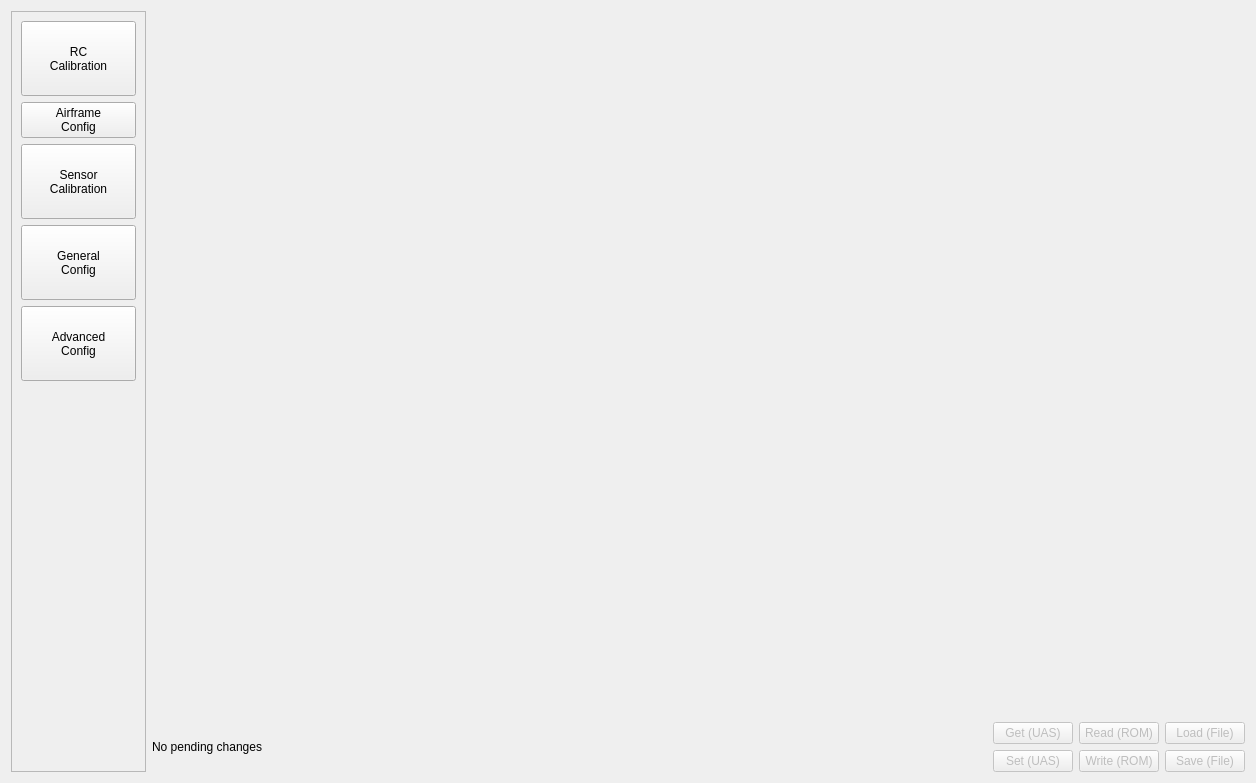
<?xml version="1.0" encoding="UTF-8"?>
<ui version="4.0">
 <class>QGCVehicleConfig</class>
 <widget class="QWidget" name="QGCVehicleConfig">
  <property name="geometry">
   <rect>
    <x>0</x>
    <y>0</y>
    <width>1256</width>
    <height>783</height>
   </rect>
  </property>
  <property name="sizePolicy">
   <sizepolicy hsizetype="Expanding" vsizetype="Expanding">
    <horstretch>0</horstretch>
    <verstretch>0</verstretch>
   </sizepolicy>
  </property>
  <property name="windowTitle">
   <string>Form</string>
  </property>
  <layout class="QHBoxLayout" name="horizontalLayout_11">
   <item>
    <widget class="QScrollArea" name="scrollArea_6">
     <property name="minimumSize">
      <size>
       <width>135</width>
       <height>0</height>
      </size>
     </property>
     <property name="maximumSize">
      <size>
       <width>135</width>
       <height>16777215</height>
      </size>
     </property>
     <property name="widgetResizable">
      <bool>true</bool>
     </property>
     <widget class="QWidget" name="scrollAreaWidgetContents_3">
      <property name="geometry">
       <rect>
        <x>0</x>
        <y>0</y>
        <width>133</width>
        <height>757</height>
       </rect>
      </property>
      <layout class="QVBoxLayout" name="verticalLayout_12">
       <item>
        <layout class="QVBoxLayout" name="navBarLayout">
         <property name="sizeConstraint">
          <enum>QLayout::SetMinAndMaxSize</enum>
         </property>
         <item>
          <widget class="QPushButton" name="rcMenuButton">
           <property name="minimumSize">
            <size>
             <width>100</width>
             <height>75</height>
            </size>
           </property>
           <property name="maximumSize">
            <size>
             <width>16777215</width>
             <height>16777215</height>
            </size>
           </property>
           <property name="text">
            <string>RC
Calibration</string>
           </property>
          </widget>
         </item>
         <item>
          <widget class="QPushButton" name="airframeMenuButton">
           <property name="text">
            <string>Airframe
Config</string>
           </property>
          </widget>
         </item>
         <item>
          <widget class="QPushButton" name="sensorMenuButton">
           <property name="minimumSize">
            <size>
             <width>100</width>
             <height>75</height>
            </size>
           </property>
           <property name="text">
            <string>Sensor
Calibration</string>
           </property>
          </widget>
         </item>
         <item>
          <widget class="QPushButton" name="generalMenuButton">
           <property name="minimumSize">
            <size>
             <width>100</width>
             <height>75</height>
            </size>
           </property>
           <property name="text">
            <string>General
Config</string>
           </property>
          </widget>
         </item>
         <item>
          <widget class="QPushButton" name="advancedMenuButton">
           <property name="minimumSize">
            <size>
             <width>100</width>
             <height>75</height>
            </size>
           </property>
           <property name="text">
            <string>Advanced
Config</string>
           </property>
          </widget>
         </item>
         <item>
          <spacer name="verticalSpacer_2">
           <property name="orientation">
            <enum>Qt::Vertical</enum>
           </property>
           <property name="sizeHint" stdset="0">
            <size>
             <width>20</width>
             <height>40</height>
            </size>
           </property>
          </spacer>
         </item>
        </layout>
       </item>
      </layout>
     </widget>
    </widget>
   </item>
   <item>
    <layout class="QVBoxLayout" name="verticalLayout">
     <item>
      <widget class="QStackedWidget" name="stackedWidget">
       <property name="currentIndex">
        <number>4</number>
       </property>
       <widget class="QWidget" name="rcTab">
        <layout class="QVBoxLayout" name="verticalLayout_17">
         <item>
          <widget class="QLabel" name="label_4">
           <property name="text">
            <string>RC Calibration</string>
           </property>
          </widget>
         </item>
         <item>
          <layout class="QHBoxLayout" name="horizontalLayout_17">
           <item>
            <widget class="QCheckBox" name="advancedCheckBox">
             <property name="text">
              <string>Advanced</string>
             </property>
            </widget>
           </item>
           <item>
            <spacer name="horizontalSpacer_18">
             <property name="orientation">
              <enum>Qt::Horizontal</enum>
             </property>
             <property name="sizeHint" stdset="0">
              <size>
               <width>40</width>
               <height>20</height>
              </size>
             </property>
            </spacer>
           </item>
          </layout>
         </item>
         <item>
          <layout class="QHBoxLayout" name="horizontalLayout_16">
           <item>
            <widget class="QGroupBox" name="advancedGroupBox">
             <property name="title">
              <string>Advanced</string>
             </property>
             <layout class="QVBoxLayout" name="verticalLayout_16">
              <item>
               <layout class="QHBoxLayout" name="horizontalLayout">
                <item>
                 <widget class="QComboBox" name="rcTypeComboBox">
                  <property name="enabled">
                   <bool>false</bool>
                  </property>
                  <property name="editable">
                   <bool>false</bool>
                  </property>
                  <item>
                   <property name="text">
                    <string>Select transmitter model</string>
                   </property>
                  </item>
                 </widget>
                </item>
                <item>
                 <widget class="QComboBox" name="rcModeComboBox">
                  <property name="enabled">
                   <bool>true</bool>
                  </property>
                  <item>
                   <property name="text">
                    <string>Mode 1</string>
                   </property>
                  </item>
                  <item>
                   <property name="text">
                    <string>Mode 2</string>
                   </property>
                  </item>
                  <item>
                   <property name="text">
                    <string>Mode 3</string>
                   </property>
                  </item>
                  <item>
                   <property name="text">
                    <string>Mode 4</string>
                   </property>
                  </item>
                 </widget>
                </item>
               </layout>
              </item>
              <item>
               <layout class="QGridLayout" name="gridLayout_2">
                <item row="2" column="1">
                 <widget class="QLabel" name="chanLabel_3">
                  <property name="text">
                   <string>0000</string>
                  </property>
                  <property name="alignment">
                   <set>Qt::AlignCenter</set>
                  </property>
                 </widget>
                </item>
                <item row="3" column="7">
                 <widget class="QCheckBox" name="invertCheckBox_8">
                  <property name="text">
                   <string>Invert</string>
                  </property>
                 </widget>
                </item>
                <item row="1" column="4">
                 <spacer name="horizontalSpacer_2">
                  <property name="orientation">
                   <enum>Qt::Horizontal</enum>
                  </property>
                  <property name="sizeHint" stdset="0">
                   <size>
                    <width>40</width>
                    <height>20</height>
                   </size>
                  </property>
                 </spacer>
                </item>
                <item row="2" column="0">
                 <widget class="QLabel" name="chanName_3">
                  <property name="text">
                   <string>Yaw / Rudder</string>
                  </property>
                 </widget>
                </item>
                <item row="0" column="6">
                 <widget class="QLabel" name="chanLabel_5">
                  <property name="text">
                   <string>0000</string>
                  </property>
                  <property name="alignment">
                   <set>Qt::AlignCenter</set>
                  </property>
                 </widget>
                </item>
                <item row="0" column="4">
                 <spacer name="horizontalSpacer">
                  <property name="orientation">
                   <enum>Qt::Horizontal</enum>
                  </property>
                  <property name="sizeHint" stdset="0">
                   <size>
                    <width>40</width>
                    <height>20</height>
                   </size>
                  </property>
                 </spacer>
                </item>
                <item row="0" column="7">
                 <widget class="QCheckBox" name="invertCheckBox_5">
                  <property name="text">
                   <string>Invert</string>
                  </property>
                 </widget>
                </item>
                <item row="0" column="2">
                 <widget class="QCheckBox" name="invertCheckBox">
                  <property name="text">
                   <string>Invert</string>
                  </property>
                 </widget>
                </item>
                <item row="2" column="8">
                 <widget class="QSpinBox" name="aux2SpinBox">
                  <property name="enabled">
                   <bool>false</bool>
                  </property>
                  <property name="minimum">
                   <number>1</number>
                  </property>
                  <property name="maximum">
                   <number>8</number>
                  </property>
                 </widget>
                </item>
                <item row="2" column="6">
                 <widget class="QLabel" name="chanLabel_7">
                  <property name="text">
                   <string>0000</string>
                  </property>
                  <property name="alignment">
                   <set>Qt::AlignCenter</set>
                  </property>
                 </widget>
                </item>
                <item row="1" column="1">
                 <widget class="QLabel" name="chanLabel_2">
                  <property name="text">
                   <string>0000</string>
                  </property>
                  <property name="alignment">
                   <set>Qt::AlignCenter</set>
                  </property>
                 </widget>
                </item>
                <item row="1" column="0">
                 <widget class="QLabel" name="chanName_2">
                  <property name="text">
                   <string>Pitch / Elevator</string>
                  </property>
                 </widget>
                </item>
                <item row="0" column="1">
                 <widget class="QLabel" name="chanLabel">
                  <property name="text">
                   <string>0000</string>
                  </property>
                  <property name="alignment">
                   <set>Qt::AlignCenter</set>
                  </property>
                 </widget>
                </item>
                <item row="2" column="5">
                 <widget class="QLabel" name="chanName_7">
                  <property name="text">
                   <string>Aux 2</string>
                  </property>
                 </widget>
                </item>
                <item row="2" column="4">
                 <spacer name="horizontalSpacer_3">
                  <property name="orientation">
                   <enum>Qt::Horizontal</enum>
                  </property>
                  <property name="sizeHint" stdset="0">
                   <size>
                    <width>40</width>
                    <height>20</height>
                   </size>
                  </property>
                 </spacer>
                </item>
                <item row="3" column="6">
                 <widget class="QLabel" name="chanLabel_8">
                  <property name="text">
                   <string>0000</string>
                  </property>
                  <property name="alignment">
                   <set>Qt::AlignCenter</set>
                  </property>
                 </widget>
                </item>
                <item row="2" column="2">
                 <widget class="QCheckBox" name="invertCheckBox_3">
                  <property name="text">
                   <string>Invert</string>
                  </property>
                 </widget>
                </item>
                <item row="3" column="8">
                 <widget class="QSpinBox" name="aux3SpinBox">
                  <property name="enabled">
                   <bool>false</bool>
                  </property>
                  <property name="minimum">
                   <number>1</number>
                  </property>
                  <property name="maximum">
                   <number>8</number>
                  </property>
                 </widget>
                </item>
                <item row="3" column="4">
                 <spacer name="horizontalSpacer_4">
                  <property name="orientation">
                   <enum>Qt::Horizontal</enum>
                  </property>
                  <property name="sizeHint" stdset="0">
                   <size>
                    <width>40</width>
                    <height>20</height>
                   </size>
                  </property>
                 </spacer>
                </item>
                <item row="3" column="0">
                 <widget class="QLabel" name="chanName_4">
                  <property name="text">
                   <string>Throttle</string>
                  </property>
                 </widget>
                </item>
                <item row="2" column="7">
                 <widget class="QCheckBox" name="invertCheckBox_7">
                  <property name="text">
                   <string>Invert</string>
                  </property>
                 </widget>
                </item>
                <item row="2" column="3">
                 <widget class="QSpinBox" name="yawSpinBox">
                  <property name="enabled">
                   <bool>false</bool>
                  </property>
                  <property name="minimum">
                   <number>1</number>
                  </property>
                  <property name="maximum">
                   <number>8</number>
                  </property>
                 </widget>
                </item>
                <item row="3" column="3">
                 <widget class="QSpinBox" name="throttleSpinBox">
                  <property name="enabled">
                   <bool>false</bool>
                  </property>
                  <property name="minimum">
                   <number>1</number>
                  </property>
                  <property name="maximum">
                   <number>8</number>
                  </property>
                 </widget>
                </item>
                <item row="0" column="5">
                 <widget class="QLabel" name="chanName_5">
                  <property name="text">
                   <string>Mode Switch</string>
                  </property>
                 </widget>
                </item>
                <item row="3" column="1">
                 <widget class="QLabel" name="chanLabel_4">
                  <property name="text">
                   <string>0000</string>
                  </property>
                  <property name="alignment">
                   <set>Qt::AlignCenter</set>
                  </property>
                 </widget>
                </item>
                <item row="1" column="3">
                 <widget class="QSpinBox" name="pitchSpinBox">
                  <property name="enabled">
                   <bool>false</bool>
                  </property>
                  <property name="minimum">
                   <number>1</number>
                  </property>
                  <property name="maximum">
                   <number>8</number>
                  </property>
                 </widget>
                </item>
                <item row="1" column="8">
                 <widget class="QSpinBox" name="aux1SpinBox">
                  <property name="enabled">
                   <bool>false</bool>
                  </property>
                  <property name="minimum">
                   <number>1</number>
                  </property>
                  <property name="maximum">
                   <number>8</number>
                  </property>
                 </widget>
                </item>
                <item row="1" column="5">
                 <widget class="QLabel" name="chanName_6">
                  <property name="text">
                   <string>Aux 1</string>
                  </property>
                 </widget>
                </item>
                <item row="0" column="3">
                 <widget class="QSpinBox" name="rollSpinBox">
                  <property name="enabled">
                   <bool>false</bool>
                  </property>
                  <property name="minimum">
                   <number>1</number>
                  </property>
                  <property name="maximum">
                   <number>8</number>
                  </property>
                 </widget>
                </item>
                <item row="1" column="6">
                 <widget class="QLabel" name="chanLabel_6">
                  <property name="text">
                   <string>0000</string>
                  </property>
                  <property name="alignment">
                   <set>Qt::AlignCenter</set>
                  </property>
                 </widget>
                </item>
                <item row="3" column="5">
                 <widget class="QLabel" name="chanName_8">
                  <property name="text">
                   <string>Aux 3</string>
                  </property>
                 </widget>
                </item>
                <item row="1" column="7">
                 <widget class="QCheckBox" name="invertCheckBox_6">
                  <property name="text">
                   <string>Invert</string>
                  </property>
                 </widget>
                </item>
                <item row="0" column="8">
                 <widget class="QSpinBox" name="modeSpinBox">
                  <property name="enabled">
                   <bool>false</bool>
                  </property>
                  <property name="minimum">
                   <number>1</number>
                  </property>
                  <property name="maximum">
                   <number>8</number>
                  </property>
                 </widget>
                </item>
                <item row="3" column="2">
                 <widget class="QCheckBox" name="invertCheckBox_4">
                  <property name="text">
                   <string>Invert</string>
                  </property>
                 </widget>
                </item>
                <item row="1" column="2">
                 <widget class="QCheckBox" name="invertCheckBox_2">
                  <property name="text">
                   <string>Invert</string>
                  </property>
                 </widget>
                </item>
                <item row="0" column="0">
                 <widget class="QLabel" name="chanName">
                  <property name="text">
                   <string>Roll / Ailerons</string>
                  </property>
                 </widget>
                </item>
               </layout>
              </item>
             </layout>
            </widget>
           </item>
           <item>
            <spacer name="horizontalSpacer_17">
             <property name="orientation">
              <enum>Qt::Horizontal</enum>
             </property>
             <property name="sizeHint" stdset="0">
              <size>
               <width>40</width>
               <height>20</height>
              </size>
             </property>
            </spacer>
           </item>
          </layout>
         </item>
         <item>
          <layout class="QHBoxLayout" name="horizontalLayout_14" stretch="0,1">
           <item>
            <layout class="QVBoxLayout" name="verticalLayout_15">
             <property name="sizeConstraint">
              <enum>QLayout::SetMinAndMaxSize</enum>
             </property>
             <item>
              <layout class="QHBoxLayout" name="horizontalLayout_10">
               <item>
                <widget class="QGCRadioChannelDisplay" name="rollWidget" native="true">
                 <property name="minimumSize">
                  <size>
                   <width>250</width>
                   <height>40</height>
                  </size>
                 </property>
                 <property name="maximumSize">
                  <size>
                   <width>250</width>
                   <height>40</height>
                  </size>
                 </property>
                </widget>
               </item>
               <item>
                <spacer name="horizontalSpacer_6">
                 <property name="orientation">
                  <enum>Qt::Horizontal</enum>
                 </property>
                 <property name="sizeHint" stdset="0">
                  <size>
                   <width>40</width>
                   <height>20</height>
                  </size>
                 </property>
                </spacer>
               </item>
              </layout>
             </item>
             <item>
              <layout class="QHBoxLayout" name="horizontalLayout_13" stretch="2,1,2,2,2,0">
               <item>
                <spacer name="horizontalSpacer_12">
                 <property name="orientation">
                  <enum>Qt::Horizontal</enum>
                 </property>
                 <property name="sizeHint" stdset="0">
                  <size>
                   <width>40</width>
                   <height>20</height>
                  </size>
                 </property>
                </spacer>
               </item>
               <item>
                <widget class="QGCRadioChannelDisplay" name="pitchWidget" native="true">
                 <property name="minimumSize">
                  <size>
                   <width>50</width>
                   <height>200</height>
                  </size>
                 </property>
                 <property name="maximumSize">
                  <size>
                   <width>50</width>
                   <height>200</height>
                  </size>
                 </property>
                </widget>
               </item>
               <item>
                <spacer name="horizontalSpacer_11">
                 <property name="orientation">
                  <enum>Qt::Horizontal</enum>
                 </property>
                 <property name="sizeHint" stdset="0">
                  <size>
                   <width>250</width>
                   <height>20</height>
                  </size>
                 </property>
                </spacer>
               </item>
               <item>
                <widget class="QGCRadioChannelDisplay" name="throttleWidget" native="true">
                 <property name="minimumSize">
                  <size>
                   <width>50</width>
                   <height>200</height>
                  </size>
                 </property>
                 <property name="maximumSize">
                  <size>
                   <width>50</width>
                   <height>200</height>
                  </size>
                 </property>
                </widget>
               </item>
               <item>
                <spacer name="horizontalSpacer_10">
                 <property name="orientation">
                  <enum>Qt::Horizontal</enum>
                 </property>
                 <property name="sizeHint" stdset="0">
                  <size>
                   <width>40</width>
                   <height>20</height>
                  </size>
                 </property>
                </spacer>
               </item>
               <item>
                <layout class="QVBoxLayout" name="verticalLayout_6">
                 <item>
                  <widget class="QGCRadioChannelDisplay" name="radio5Widget" native="true">
                   <property name="minimumSize">
                    <size>
                     <width>250</width>
                     <height>40</height>
                    </size>
                   </property>
                   <property name="maximumSize">
                    <size>
                     <width>250</width>
                     <height>40</height>
                    </size>
                   </property>
                  </widget>
                 </item>
                 <item>
                  <widget class="QGCRadioChannelDisplay" name="radio6Widget" native="true">
                   <property name="minimumSize">
                    <size>
                     <width>250</width>
                     <height>40</height>
                    </size>
                   </property>
                   <property name="maximumSize">
                    <size>
                     <width>250</width>
                     <height>40</height>
                    </size>
                   </property>
                  </widget>
                 </item>
                 <item>
                  <widget class="QGCRadioChannelDisplay" name="radio7Widget" native="true">
                   <property name="minimumSize">
                    <size>
                     <width>250</width>
                     <height>40</height>
                    </size>
                   </property>
                   <property name="maximumSize">
                    <size>
                     <width>250</width>
                     <height>40</height>
                    </size>
                   </property>
                  </widget>
                 </item>
                 <item>
                  <widget class="QGCRadioChannelDisplay" name="radio8Widget" native="true">
                   <property name="minimumSize">
                    <size>
                     <width>250</width>
                     <height>40</height>
                    </size>
                   </property>
                   <property name="maximumSize">
                    <size>
                     <width>250</width>
                     <height>40</height>
                    </size>
                   </property>
                  </widget>
                 </item>
                </layout>
               </item>
              </layout>
             </item>
             <item>
              <layout class="QHBoxLayout" name="horizontalLayout_12">
               <item>
                <widget class="QGCRadioChannelDisplay" name="yawWidget" native="true">
                 <property name="minimumSize">
                  <size>
                   <width>250</width>
                   <height>40</height>
                  </size>
                 </property>
                 <property name="maximumSize">
                  <size>
                   <width>250</width>
                   <height>40</height>
                  </size>
                 </property>
                </widget>
               </item>
               <item>
                <spacer name="horizontalSpacer_7">
                 <property name="orientation">
                  <enum>Qt::Horizontal</enum>
                 </property>
                 <property name="sizeHint" stdset="0">
                  <size>
                   <width>40</width>
                   <height>20</height>
                  </size>
                 </property>
                </spacer>
               </item>
              </layout>
             </item>
            </layout>
           </item>
           <item>
            <spacer name="horizontalSpacer_15">
             <property name="orientation">
              <enum>Qt::Horizontal</enum>
             </property>
             <property name="sizeType">
              <enum>QSizePolicy::Preferred</enum>
             </property>
             <property name="sizeHint" stdset="0">
              <size>
               <width>40</width>
               <height>20</height>
              </size>
             </property>
            </spacer>
           </item>
          </layout>
         </item>
         <item>
          <layout class="QHBoxLayout" name="horizontalLayout_15">
           <item>
            <widget class="QPushButton" name="rcCalibrationButton">
             <property name="text">
              <string>Start Calibration</string>
             </property>
            </widget>
           </item>
           <item>
            <spacer name="horizontalSpacer_16">
             <property name="orientation">
              <enum>Qt::Horizontal</enum>
             </property>
             <property name="sizeHint" stdset="0">
              <size>
               <width>40</width>
               <height>20</height>
              </size>
             </property>
            </spacer>
           </item>
          </layout>
         </item>
         <item>
          <spacer name="verticalSpacer">
           <property name="orientation">
            <enum>Qt::Vertical</enum>
           </property>
           <property name="sizeHint" stdset="0">
            <size>
             <width>20</width>
             <height>40</height>
            </size>
           </property>
          </spacer>
         </item>
        </layout>
       </widget>
       <widget class="QWidget" name="sensorTab">
        <layout class="QVBoxLayout" name="verticalLayout_14">
         <item>
          <widget class="QLabel" name="label_3">
           <property name="text">
            <string>Sensor Calibration</string>
           </property>
          </widget>
         </item>
         <item>
          <layout class="QHBoxLayout" name="horizontalLayout_8">
           <item>
            <widget class="QTextBrowser" name="sensorTips">
             <property name="html">
              <string>&lt;!DOCTYPE HTML PUBLIC &quot;-//W3C//DTD HTML 4.0//EN&quot; &quot;http://www.w3.org/TR/REC-html40/strict.dtd&quot;&gt;
&lt;html&gt;&lt;head&gt;&lt;meta name=&quot;qrichtext&quot; content=&quot;1&quot; /&gt;&lt;style type=&quot;text/css&quot;&gt;
p, li { white-space: pre-wrap; }
&lt;/style&gt;&lt;/head&gt;&lt;body style=&quot; font-family:'Lucida Grande'; font-size:13pt; font-weight:400; font-style:normal;&quot;&gt;
&lt;p style=&quot;-qt-paragraph-type:empty; margin-top:0px; margin-bottom:0px; margin-left:0px; margin-right:0px; -qt-block-indent:0; text-indent:0px; font-family:'MS Shell Dlg 2'; font-size:8pt;&quot;&gt;&lt;br /&gt;&lt;/p&gt;&lt;/body&gt;&lt;/html&gt;</string>
             </property>
            </widget>
           </item>
           <item>
            <layout class="QVBoxLayout" name="verticalLayout_9" stretch="0">
             <item>
              <widget class="QScrollArea" name="scrollArea_3">
               <property name="widgetResizable">
                <bool>true</bool>
               </property>
               <widget class="QWidget" name="sensorContents">
                <property name="geometry">
                 <rect>
                  <x>0</x>
                  <y>0</y>
                  <width>28</width>
                  <height>26</height>
                 </rect>
                </property>
                <layout class="QVBoxLayout" name="verticalLayout_10">
                 <item>
                  <layout class="QVBoxLayout" name="sensorLayout"/>
                 </item>
                </layout>
               </widget>
              </widget>
             </item>
            </layout>
           </item>
          </layout>
         </item>
        </layout>
       </widget>
       <widget class="QWidget" name="generalTab">
        <layout class="QVBoxLayout" name="verticalLayout_11">
         <item>
          <widget class="QLabel" name="label_2">
           <property name="text">
            <string>General Config</string>
           </property>
          </widget>
         </item>
         <item>
          <layout class="QHBoxLayout" name="horizontalLayout_7">
           <item>
            <spacer name="horizontalSpacer_8">
             <property name="orientation">
              <enum>Qt::Horizontal</enum>
             </property>
             <property name="sizeHint" stdset="0">
              <size>
               <width>40</width>
               <height>20</height>
              </size>
             </property>
            </spacer>
           </item>
           <item>
            <widget class="QComboBox" name="multiRotorComboBox"/>
           </item>
           <item>
            <widget class="QPushButton" name="loadMultiRotorDefaultsButton">
             <property name="text">
              <string>Load Platform Defaults</string>
             </property>
            </widget>
           </item>
          </layout>
         </item>
         <item>
          <layout class="QHBoxLayout" name="horizontalLayout_6">
           <item>
            <widget class="QGroupBox" name="multiRotorControlAttitudeGroupBox">
             <property name="title">
              <string>Configuration</string>
             </property>
             <layout class="QVBoxLayout" name="verticalLayout_3">
              <property name="margin">
               <number>0</number>
              </property>
              <item>
               <widget class="QScrollArea" name="scrollArea">
                <property name="widgetResizable">
                 <bool>true</bool>
                </property>
                <widget class="QWidget" name="generalLeftContents">
                 <property name="geometry">
                  <rect>
                   <x>0</x>
                   <y>0</y>
                   <width>21</width>
                   <height>16</height>
                  </rect>
                 </property>
                 <layout class="QHBoxLayout" name="horizontalLayout_4">
                  <property name="margin">
                   <number>0</number>
                  </property>
                  <item>
                   <layout class="QVBoxLayout" name="generalLeftLayout"/>
                  </item>
                 </layout>
                </widget>
               </widget>
              </item>
             </layout>
            </widget>
           </item>
           <item>
            <widget class="QGroupBox" name="multiRotorControlAttitudeGroupBox_2">
             <property name="title">
              <string>Configuration</string>
             </property>
             <layout class="QVBoxLayout" name="verticalLayout_5">
              <property name="margin">
               <number>0</number>
              </property>
              <item>
               <widget class="QScrollArea" name="scrollArea_2">
                <property name="widgetResizable">
                 <bool>true</bool>
                </property>
                <widget class="QWidget" name="generalRightContents">
                 <property name="geometry">
                  <rect>
                   <x>0</x>
                   <y>0</y>
                   <width>21</width>
                   <height>16</height>
                  </rect>
                 </property>
                 <layout class="QHBoxLayout" name="horizontalLayout_5">
                  <property name="margin">
                   <number>0</number>
                  </property>
                  <item>
                   <layout class="QVBoxLayout" name="generalRightLayout"/>
                  </item>
                 </layout>
                </widget>
               </widget>
              </item>
             </layout>
            </widget>
           </item>
          </layout>
         </item>
        </layout>
       </widget>
       <widget class="QWidget" name="advancedTab">
        <layout class="QVBoxLayout" name="verticalLayout_13">
         <item>
          <widget class="QLabel" name="label">
           <property name="text">
            <string>Advanced Config</string>
           </property>
          </widget>
         </item>
         <item>
          <layout class="QHBoxLayout" name="horizontalLayout_2">
           <item>
            <spacer name="horizontalSpacer_9">
             <property name="orientation">
              <enum>Qt::Horizontal</enum>
             </property>
             <property name="sizeHint" stdset="0">
              <size>
               <width>40</width>
               <height>20</height>
              </size>
             </property>
            </spacer>
           </item>
           <item>
            <widget class="QComboBox" name="fixedWingComboBox"/>
           </item>
           <item>
            <widget class="QPushButton" name="loadFixedWingDefaultsButton">
             <property name="text">
              <string>Load Platform Defaults</string>
             </property>
            </widget>
           </item>
          </layout>
         </item>
         <item>
          <layout class="QHBoxLayout" name="horizontalLayout_3">
           <item>
            <widget class="QGroupBox" name="fixedWingControlAttitudeGroupBox">
             <property name="title">
              <string>Configuration</string>
             </property>
             <layout class="QVBoxLayout" name="verticalLayout_2">
              <property name="margin">
               <number>0</number>
              </property>
              <item>
               <widget class="QScrollArea" name="scrollArea_4">
                <property name="widgetResizable">
                 <bool>true</bool>
                </property>
                <widget class="QWidget" name="advancedLeftContents">
                 <property name="geometry">
                  <rect>
                   <x>0</x>
                   <y>0</y>
                   <width>514</width>
                   <height>562</height>
                  </rect>
                 </property>
                 <layout class="QVBoxLayout" name="verticalLayout_7">
                  <property name="margin">
                   <number>0</number>
                  </property>
                  <item>
                   <layout class="QVBoxLayout" name="advancedLeftLayout"/>
                  </item>
                 </layout>
                </widget>
               </widget>
              </item>
             </layout>
            </widget>
           </item>
           <item>
            <widget class="QGroupBox" name="fixedWingControlAttitudeGroupBox_2">
             <property name="title">
              <string>Configuration</string>
             </property>
             <layout class="QVBoxLayout" name="verticalLayout_4">
              <property name="margin">
               <number>0</number>
              </property>
              <item>
               <widget class="QScrollArea" name="scrollArea_5">
                <property name="widgetResizable">
                 <bool>true</bool>
                </property>
                <widget class="QWidget" name="advancedRightContents">
                 <property name="geometry">
                  <rect>
                   <x>0</x>
                   <y>0</y>
                   <width>513</width>
                   <height>562</height>
                  </rect>
                 </property>
                 <layout class="QVBoxLayout" name="verticalLayout_8">
                  <property name="margin">
                   <number>0</number>
                  </property>
                  <item>
                   <layout class="QVBoxLayout" name="advancedRightLayout"/>
                  </item>
                 </layout>
                </widget>
               </widget>
              </item>
             </layout>
            </widget>
           </item>
          </layout>
         </item>
        </layout>
       </widget>
       <widget class="QWidget" name="airframeTab">
        <layout class="QVBoxLayout" name="airframeLayout"/>
       </widget>
      </widget>
     </item>
     <item>
      <layout class="QHBoxLayout" name="horizontalLayout_9">
       <item>
        <widget class="QLabel" name="statusLabel">
         <property name="text">
          <string>No pending changes</string>
         </property>
        </widget>
       </item>
       <item>
        <spacer name="horizontalSpacer_5">
         <property name="orientation">
          <enum>Qt::Horizontal</enum>
         </property>
         <property name="sizeHint" stdset="0">
          <size>
           <width>40</width>
           <height>20</height>
          </size>
         </property>
        </spacer>
       </item>
       <item>
        <layout class="QGridLayout" name="gridLayout">
         <item row="1" column="1">
          <widget class="QPushButton" name="writeButton">
           <property name="enabled">
            <bool>false</bool>
           </property>
           <property name="toolTip">
            <string>Copy current parameters in non-permanent memory of the aircraft to permanent memory. Transmit your parameters first to write these.</string>
           </property>
           <property name="statusTip">
            <string/>
           </property>
           <property name="text">
            <string>Write (ROM)</string>
           </property>
          </widget>
         </item>
         <item row="1" column="0">
          <widget class="QPushButton" name="setButton">
           <property name="enabled">
            <bool>false</bool>
           </property>
           <property name="toolTip">
            <string>Set current parameters in non-permanent onboard memory.</string>
           </property>
           <property name="statusTip">
            <string/>
           </property>
           <property name="text">
            <string>Set (UAS)</string>
           </property>
          </widget>
         </item>
         <item row="0" column="1">
          <widget class="QPushButton" name="readButton">
           <property name="enabled">
            <bool>false</bool>
           </property>
           <property name="toolTip">
            <string>Copy parameters from permanent memory to non-permanent current memory of aircraft. DOES NOT update the parameters in this view, click refresh after copying them to get them.</string>
           </property>
           <property name="statusTip">
            <string/>
           </property>
           <property name="whatsThis">
            <string/>
           </property>
           <property name="text">
            <string>Read (ROM)</string>
           </property>
          </widget>
         </item>
         <item row="0" column="0">
          <widget class="QPushButton" name="refreshButton">
           <property name="enabled">
            <bool>false</bool>
           </property>
           <property name="toolTip">
            <string>Load parameters currently in non-permanent memory of aircraft.</string>
           </property>
           <property name="statusTip">
            <string/>
           </property>
           <property name="text">
            <string>Get (UAS)</string>
           </property>
          </widget>
         </item>
         <item row="0" column="2">
          <widget class="QPushButton" name="loadFileButton">
           <property name="enabled">
            <bool>false</bool>
           </property>
           <property name="toolTip">
            <string>Load parameters from a file on this computer in the view. To write them to the aircraft, use transmit after loading them.</string>
           </property>
           <property name="statusTip">
            <string/>
           </property>
           <property name="text">
            <string>Load (File)</string>
           </property>
          </widget>
         </item>
         <item row="1" column="2">
          <widget class="QPushButton" name="saveFileButton">
           <property name="enabled">
            <bool>false</bool>
           </property>
           <property name="toolTip">
            <string>Save parameters in this view to a file on this computer.</string>
           </property>
           <property name="statusTip">
            <string/>
           </property>
           <property name="text">
            <string>Save (File)</string>
           </property>
          </widget>
         </item>
        </layout>
       </item>
      </layout>
     </item>
    </layout>
   </item>
  </layout>
 </widget>
 <customwidgets>
  <customwidget>
   <class>QGCRadioChannelDisplay</class>
   <extends>QWidget</extends>
   <header>ui/designer/QGCRadioChannelDisplay.h</header>
   <container>1</container>
  </customwidget>
 </customwidgets>
 <resources/>
 <connections/>
</ui>
